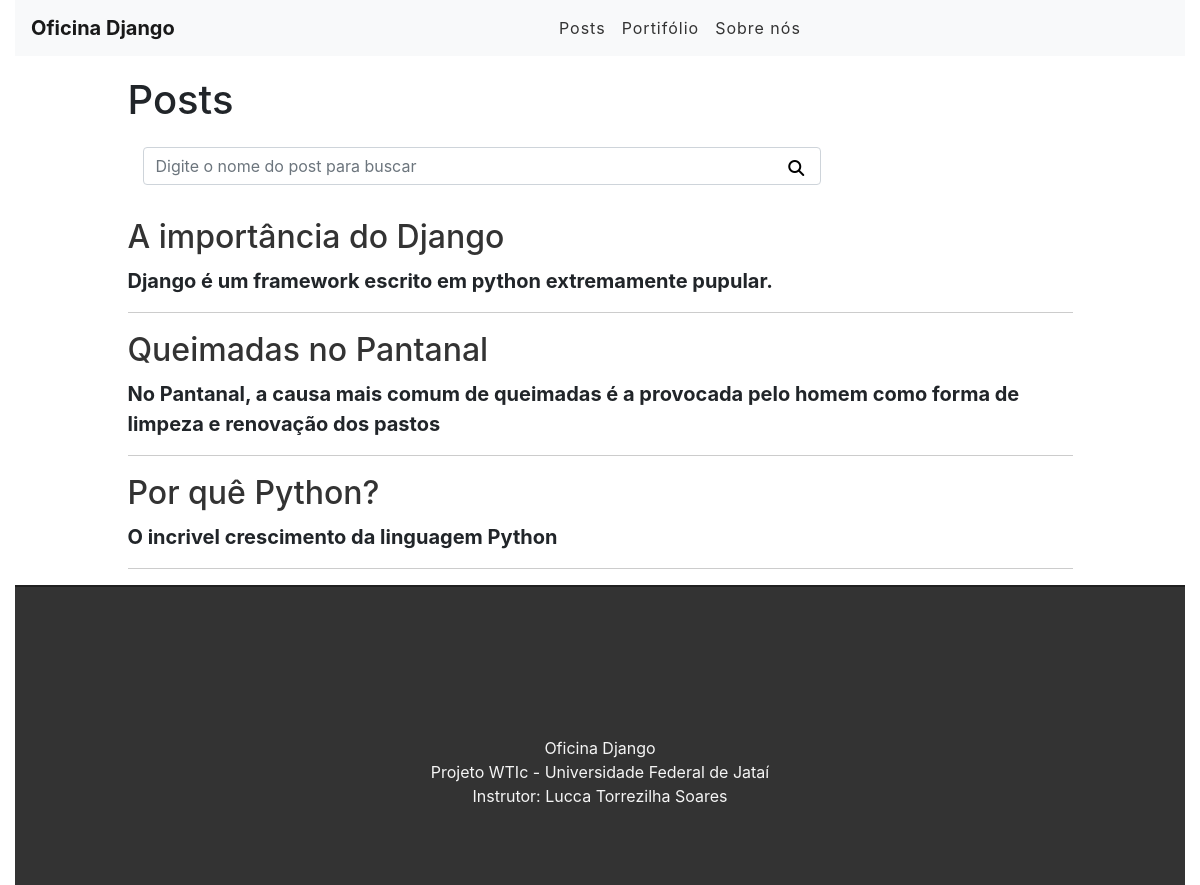
The app's page /index.html/, older data.
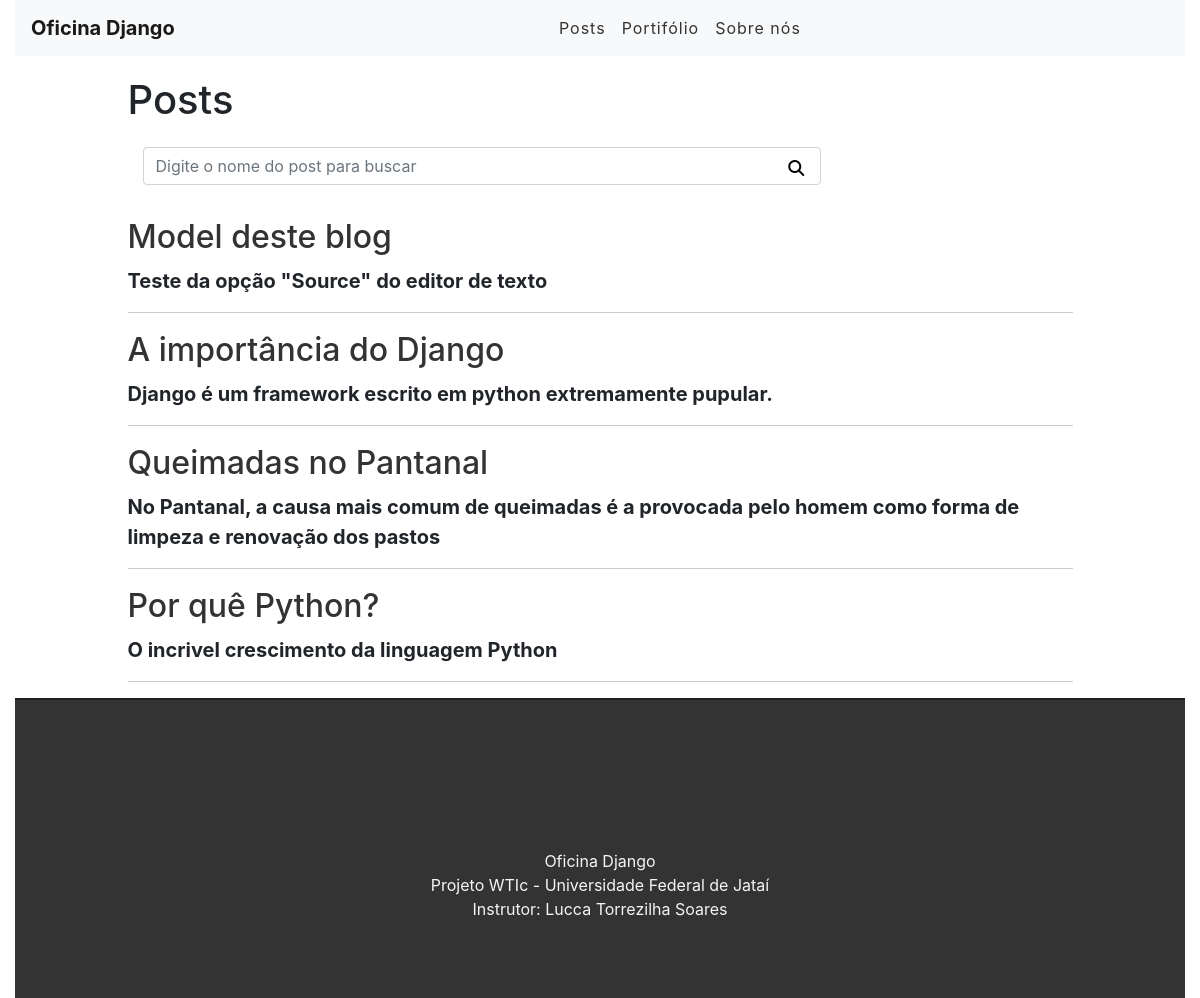
The same page, newer data.
### teste_app/models.py (models this page shows, shortened)
class Post(models.Model):
    title = models.CharField(max_length=150)
    summary = RichTextField()
    content = RichTextUploadingField()
    author = models.ForeignKey(User, on_delete=models.PROTECT)
    created_at = models.DateField(auto_now_add=True)

### teste_app/views.py (the view)
# urls.py: path('index.html/', views.Page, name='index'),
def Page(request):
    search = request.GET.get('search')
    if search:
        posts = Post.objects.filter(title__icontains=search)
    else:
        posts_list = Post.objects.all().order_by('-created_at') #mostar os posts
        paginator = Paginator(posts_list,len(posts_list)) #Dê ao Paginator uma lista de objetos, mais o número de itens que você gostaria de ter em cada página, e ele fornece métodos para acessar os itens de cada página
        page = request.GET.get('page') #tentando alcançar aqui é encontrar o valor para a chave 'página' fornecida
        posts = paginator.get_page(page) # "refresh" na pagina com o resultado da busca
    return render(request, 'paginas/index.html', {'posts': posts})

### teste_app/templates/paginas/index.html
{% extends 'base.html' %}
{%block content%}
<div class="offset-1 col-10 list-div">
    <h1>Posts</h1>
    <div class="col-9 search-div">
        <form method="GET" id="search-form">
            <input class="form-control" type="text" id="search" name="search" placeholder="Digite o nome do post para buscar">
            <button class="fas fa-search" id="search-btn"></button>
        </form>
    </div>
    <ul class="task-list">
        {% for post in posts %}
        <li class="task-item">
            <h1><a href="/post/{{post.id}}">{{post.title}}</a></h1>
            <span>{{post.summary|safe}}</span>
        {% endfor %}
    </ul>
</div>
{%endblock%}

### teste_app/templates/base.html (shortened to what this page needs)
{% load static %}
<!DOCTYPE html>
<html lang="en">
<head>
    <link rel="stylesheet" href="{%static 'css/styles.css'%}">
    <link rel="stylesheet" href="https://stackpath.bootstrapcdn.com/bootstrap/4.5.2/css/bootstrap.min.css">
</head>
<body>
    <div class="container-fluid">
        <nav class="navbar navbar-expand-lg navbar-light bg-light">
            <a class="navbar-brand" href="/">Oficina Django</a>
            <div class="collapse navbar-collapse" id="navbarSupportedContent">
              <ul class="navbar-nav mr-auto">
                <li class="nav-item">
                    <a class="nav-link" href="/index.html">Posts</a>
                </li>
                <li class="nav-item">
                    <a class="nav-link" href="/portifolio.html">Portifólio</a>
                </li>
                <li class="nav-item">
                    <a class="nav-link" href="/about.html">Sobre nós</a>
                </li>
                </ul>
            </div>
          </nav>
            {% block content %}{% endblock %}
        <footer>
            <p>Oficina Django <br>Projeto WTIc - Universidade Federal de Jataí <br>Instrutor: Lucca Torrezilha Soares</p>
        </footer>
    </div>
</body>
</html>

### teste_app/static/css/styles.css (style rules this page uses)
.container-fluid { padding: 0; }
.navbar { border-radius: 1px solid #333; margin-bottom: 20px; }
.navbar-nav { margin: auto; }
.navbar-brand { font-weight: bold; }
.navbar-light .navbar-nav a.nav-link { color: #333; letter-spacing: 1px; }
.fas.fa-search { position: absolute; top: 12px; right: 26px; }
#search-btn { text-decoration: none; background-color: #fff; border: none; }
.search-div { padding: 0px; margin-top: 15px; margin-bottom: 15px; display: inline-block; }
.list-div { padding: 0; }
.task-list { padding-left: 0; }
.task-item { list-style: none; font-size: 20px; padding-top: 10px; border-bottom: 1px solid #ccc; text-decoration: none; }
.task-item a { font-size: 2.0rem; text-decoration: none; color: #333; }
footer { background-color: #333; height: 300px; border-top: 2px solid #202020; width: auto; }
footer p { color: #f5f5f5; text-align: center; top: 50%; position: relative; }

Row changes from the older to the newer data that the page shows:
added Post: title "Model deste blog", summary "Teste da opção \"Source\" do editor de texto"
